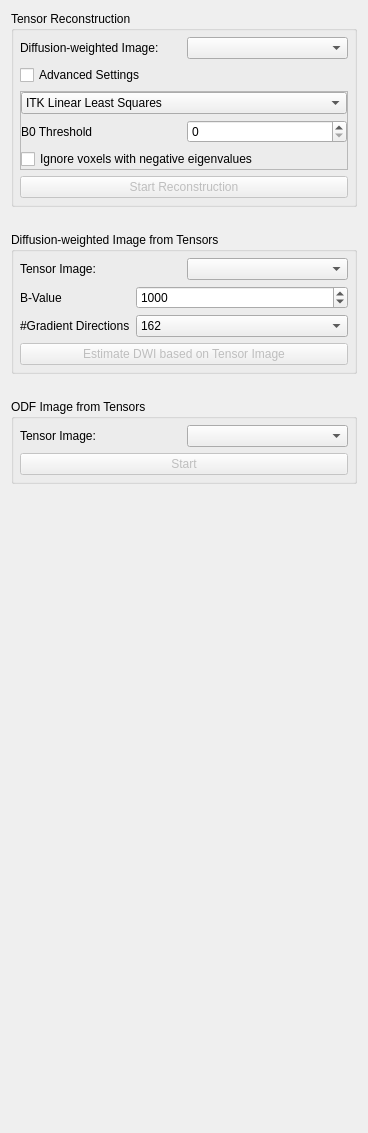
<?xml version="1.0" encoding="UTF-8"?>
<ui version="4.0">
 <class>QmitkTensorReconstructionViewControls</class>
 <widget class="QWidget" name="QmitkTensorReconstructionViewControls">
  <property name="geometry">
   <rect>
    <x>0</x>
    <y>0</y>
    <width>368</width>
    <height>1133</height>
   </rect>
  </property>
  <property name="minimumSize">
   <size>
    <width>0</width>
    <height>0</height>
   </size>
  </property>
  <property name="acceptDrops">
   <bool>true</bool>
  </property>
  <property name="windowTitle">
   <string>QmitkTensorReconstructionViewControls</string>
  </property>
  <layout class="QGridLayout" name="gridLayout_5">
   <property name="verticalSpacing">
    <number>25</number>
   </property>
   <item row="1" column="0">
    <widget class="QGroupBox" name="groupBox">
     <property name="title">
      <string>Diffusion-weighted Image from Tensors</string>
     </property>
     <layout class="QGridLayout" name="gridLayout_6">
      <property name="leftMargin">
       <number>6</number>
      </property>
      <property name="topMargin">
       <number>6</number>
      </property>
      <property name="rightMargin">
       <number>6</number>
      </property>
      <property name="bottomMargin">
       <number>6</number>
      </property>
      <item row="2" column="0">
       <widget class="QPushButton" name="m_TensorsToDWIButton">
        <property name="enabled">
         <bool>false</bool>
        </property>
        <property name="toolTip">
         <string>Estimates the original diffusion weighted image based on a reconstructed tensor image.</string>
        </property>
        <property name="statusTip">
         <string/>
        </property>
        <property name="whatsThis">
         <string notr="true"/>
        </property>
        <property name="text">
         <string>Estimate DWI based on Tensor Image</string>
        </property>
       </widget>
      </item>
      <item row="1" column="0">
       <widget class="QFrame" name="m_TensorsToDWIFrame">
        <property name="frameShape">
         <enum>QFrame::NoFrame</enum>
        </property>
        <property name="frameShadow">
         <enum>QFrame::Raised</enum>
        </property>
        <layout class="QFormLayout" name="formLayout_3">
         <property name="fieldGrowthPolicy">
          <enum>QFormLayout::AllNonFixedFieldsGrow</enum>
         </property>
         <property name="horizontalSpacing">
          <number>6</number>
         </property>
         <property name="verticalSpacing">
          <number>6</number>
         </property>
         <property name="leftMargin">
          <number>0</number>
         </property>
         <property name="topMargin">
          <number>0</number>
         </property>
         <property name="rightMargin">
          <number>0</number>
         </property>
         <property name="bottomMargin">
          <number>0</number>
         </property>
         <item row="0" column="0">
          <widget class="QLabel" name="m_TensorsToDWIBValueLabel">
           <property name="toolTip">
            <string>b-value of the diffusion-weighted volumes of the generated DWI (s/mm²)</string>
           </property>
           <property name="statusTip">
            <string>b-value of the diffusion-weighted volumes of the generated DWI (s/mm²)</string>
           </property>
           <property name="whatsThis">
            <string>b-value of the diffusion-weighted volumes of the generated DWI (s/mm²)</string>
           </property>
           <property name="text">
            <string>B-Value</string>
           </property>
           <property name="wordWrap">
            <bool>false</bool>
           </property>
          </widget>
         </item>
         <item row="2" column="0">
          <widget class="QLabel" name="m_TensorsToDWINumDirsLabel">
           <property name="text">
            <string>#Gradient Directions</string>
           </property>
          </widget>
         </item>
         <item row="2" column="1">
          <widget class="QComboBox" name="m_TensorsToDWINumDirsSelect">
           <property name="currentIndex">
            <number>3</number>
           </property>
           <item>
            <property name="text">
             <string>12</string>
            </property>
           </item>
           <item>
            <property name="text">
             <string>42</string>
            </property>
           </item>
           <item>
            <property name="text">
             <string>92</string>
            </property>
           </item>
           <item>
            <property name="text">
             <string>162</string>
            </property>
           </item>
           <item>
            <property name="text">
             <string>252</string>
            </property>
           </item>
           <item>
            <property name="text">
             <string>362</string>
            </property>
           </item>
           <item>
            <property name="text">
             <string>492</string>
            </property>
           </item>
           <item>
            <property name="text">
             <string>642</string>
            </property>
           </item>
           <item>
            <property name="text">
             <string>812</string>
            </property>
           </item>
           <item>
            <property name="text">
             <string>1002</string>
            </property>
           </item>
          </widget>
         </item>
         <item row="0" column="1">
          <widget class="QSpinBox" name="m_TensorsToDWIBValueEdit">
           <property name="maximum">
            <number>10000</number>
           </property>
           <property name="singleStep">
            <number>100</number>
           </property>
           <property name="value">
            <number>1000</number>
           </property>
          </widget>
         </item>
        </layout>
       </widget>
      </item>
      <item row="0" column="0">
       <widget class="QFrame" name="frame_6">
        <property name="frameShape">
         <enum>QFrame::NoFrame</enum>
        </property>
        <property name="frameShadow">
         <enum>QFrame::Raised</enum>
        </property>
        <layout class="QGridLayout" name="gridLayout_9">
         <property name="leftMargin">
          <number>0</number>
         </property>
         <property name="topMargin">
          <number>0</number>
         </property>
         <property name="rightMargin">
          <number>0</number>
         </property>
         <property name="bottomMargin">
          <number>0</number>
         </property>
         <item row="0" column="1">
          <widget class="QmitkDataStorageComboBox" name="m_DtiBox"/>
         </item>
         <item row="0" column="0">
          <widget class="QLabel" name="label_3">
           <property name="text">
            <string>Tensor Image:</string>
           </property>
          </widget>
         </item>
        </layout>
       </widget>
      </item>
     </layout>
    </widget>
   </item>
   <item row="3" column="0">
    <spacer name="verticalSpacer">
     <property name="orientation">
      <enum>Qt::Vertical</enum>
     </property>
     <property name="sizeHint" stdset="0">
      <size>
       <width>20</width>
       <height>40</height>
      </size>
     </property>
    </spacer>
   </item>
   <item row="0" column="0">
    <widget class="QGroupBox" name="groupBox_2">
     <property name="title">
      <string>Tensor Reconstruction</string>
     </property>
     <layout class="QGridLayout" name="gridLayout_7">
      <property name="leftMargin">
       <number>6</number>
      </property>
      <property name="topMargin">
       <number>6</number>
      </property>
      <property name="rightMargin">
       <number>6</number>
      </property>
      <property name="bottomMargin">
       <number>6</number>
      </property>
      <item row="2" column="1">
       <widget class="QCheckBox" name="m_Advanced1">
        <property name="text">
         <string>Advanced Settings</string>
        </property>
        <property name="checked">
         <bool>false</bool>
        </property>
       </widget>
      </item>
      <item row="4" column="1">
       <widget class="QPushButton" name="m_StartReconstruction">
        <property name="enabled">
         <bool>false</bool>
        </property>
        <property name="toolTip">
         <string>Select raw DWI!</string>
        </property>
        <property name="statusTip">
         <string/>
        </property>
        <property name="whatsThis">
         <string notr="true"/>
        </property>
        <property name="text">
         <string>Start Reconstruction</string>
        </property>
       </widget>
      </item>
      <item row="3" column="1">
       <widget class="QFrame" name="frame">
        <property name="frameShape">
         <enum>QFrame::StyledPanel</enum>
        </property>
        <property name="frameShadow">
         <enum>QFrame::Raised</enum>
        </property>
        <layout class="QGridLayout" name="gridLayout_4">
         <property name="leftMargin">
          <number>0</number>
         </property>
         <property name="topMargin">
          <number>0</number>
         </property>
         <property name="rightMargin">
          <number>0</number>
         </property>
         <property name="bottomMargin">
          <number>0</number>
         </property>
         <item row="1" column="0">
          <widget class="QFrame" name="frame_3">
           <property name="frameShape">
            <enum>QFrame::NoFrame</enum>
           </property>
           <property name="frameShadow">
            <enum>QFrame::Raised</enum>
           </property>
           <layout class="QGridLayout" name="gridLayout_3">
            <property name="leftMargin">
             <number>0</number>
            </property>
            <property name="topMargin">
             <number>0</number>
            </property>
            <property name="rightMargin">
             <number>0</number>
            </property>
            <property name="bottomMargin">
             <number>0</number>
            </property>
            <item row="1" column="0">
             <widget class="QLabel" name="m_TensorReconstructionThresholdLabel_2">
              <property name="text">
               <string>B0 Threshold</string>
              </property>
              <property name="wordWrap">
               <bool>false</bool>
              </property>
             </widget>
            </item>
            <item row="1" column="1">
             <widget class="QSpinBox" name="m_TensorReconstructionThreshold">
              <property name="maximum">
               <number>10000</number>
              </property>
             </widget>
            </item>
           </layout>
          </widget>
         </item>
         <item row="2" column="0">
          <widget class="QCheckBox" name="m_CheckNegativeEigenvalues">
           <property name="toolTip">
            <string>Leave voxels empty whose tensor has a negative eigenvalue (ITK Linear Least Squares; the corrected method always does)</string>
           </property>
           <property name="text">
            <string>Ignore voxels with negative eigenvalues</string>
           </property>
          </widget>
         </item>
         <item row="0" column="0">
          <widget class="QComboBox" name="m_ReconctructionMethodBox">
           <property name="currentIndex">
            <number>0</number>
           </property>
           <item>
            <property name="text">
             <string>ITK Linear Least Squares</string>
            </property>
           </item>
           <item>
            <property name="text">
             <string>With correction for negative eigenvalues</string>
            </property>
           </item>
          </widget>
         </item>
        </layout>
       </widget>
      </item>
      <item row="0" column="1">
       <widget class="QFrame" name="frame_2">
        <property name="frameShape">
         <enum>QFrame::NoFrame</enum>
        </property>
        <property name="frameShadow">
         <enum>QFrame::Raised</enum>
        </property>
        <layout class="QGridLayout" name="gridLayout">
         <property name="leftMargin">
          <number>0</number>
         </property>
         <property name="topMargin">
          <number>0</number>
         </property>
         <property name="rightMargin">
          <number>0</number>
         </property>
         <property name="bottomMargin">
          <number>0</number>
         </property>
         <item row="0" column="1">
          <widget class="QmitkDataStorageComboBox" name="m_DwiBox"/>
         </item>
         <item row="0" column="0">
          <widget class="QLabel" name="label">
           <property name="text">
            <string>Diffusion-weighted Image:</string>
           </property>
          </widget>
         </item>
        </layout>
       </widget>
      </item>
     </layout>
    </widget>
   </item>
   <item row="2" column="0">
    <widget class="QGroupBox" name="groupBox_4">
     <property name="title">
      <string>ODF Image from Tensors</string>
     </property>
     <layout class="QGridLayout" name="gridLayout_8">
      <property name="leftMargin">
       <number>6</number>
      </property>
      <property name="topMargin">
       <number>6</number>
      </property>
      <property name="rightMargin">
       <number>6</number>
      </property>
      <property name="bottomMargin">
       <number>6</number>
      </property>
      <item row="1" column="0">
       <widget class="QPushButton" name="m_TensorsToOdfButton">
        <property name="enabled">
         <bool>false</bool>
        </property>
        <property name="toolTip">
         <string comment="Calculate ODF value as tensor value in the according direction" extracomment="Calculate ODF value as tensor value in the according direction">Calculate ODF value as tensor value in the according direction</string>
        </property>
        <property name="statusTip">
         <string/>
        </property>
        <property name="whatsThis">
         <string notr="true"/>
        </property>
        <property name="text">
         <string>Start</string>
        </property>
       </widget>
      </item>
      <item row="0" column="0">
       <widget class="QFrame" name="frame_7">
        <property name="frameShape">
         <enum>QFrame::NoFrame</enum>
        </property>
        <property name="frameShadow">
         <enum>QFrame::Raised</enum>
        </property>
        <layout class="QGridLayout" name="gridLayout_10">
         <property name="leftMargin">
          <number>0</number>
         </property>
         <property name="topMargin">
          <number>0</number>
         </property>
         <property name="rightMargin">
          <number>0</number>
         </property>
         <property name="bottomMargin">
          <number>0</number>
         </property>
         <item row="0" column="1">
          <widget class="QmitkDataStorageComboBox" name="m_OdfBox"/>
         </item>
         <item row="0" column="0">
          <widget class="QLabel" name="label_4">
           <property name="text">
            <string>Tensor Image:</string>
           </property>
          </widget>
         </item>
        </layout>
       </widget>
      </item>
     </layout>
    </widget>
   </item>
  </layout>
 </widget>
 <layoutdefault spacing="6" margin="11"/>
 <customwidgets>
  <customwidget>
   <class>QmitkDataStorageComboBox</class>
   <extends>QComboBox</extends>
   <header location="global">QmitkDataStorageComboBox.h</header>
  </customwidget>
 </customwidgets>
 <resources/>
 <connections/>
</ui>
